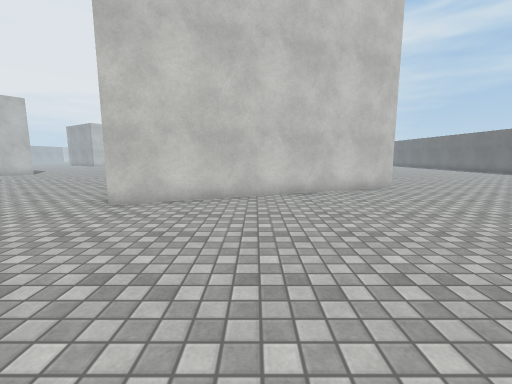
View 1 (above)

18 first-person views from a walk through a scene from a Unity 3-D project. The camera is 1.3 m above the floor, tilts 8° down and sees 90° across. The floor is counted in squares, 1 m on a side. Each view is taken from the middle of a square. On the plan, view 1 faces up. The plan holds only what a view shows up to about 13 squares ahead; the rest is blank. The place goes on beyond the plan. The player is left out. Surface patterns are stand-ins for the level's own textures.

View 2
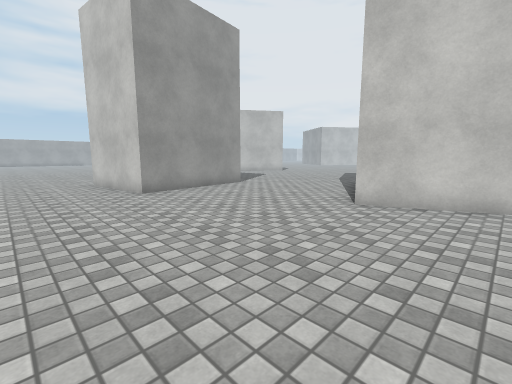

View 3
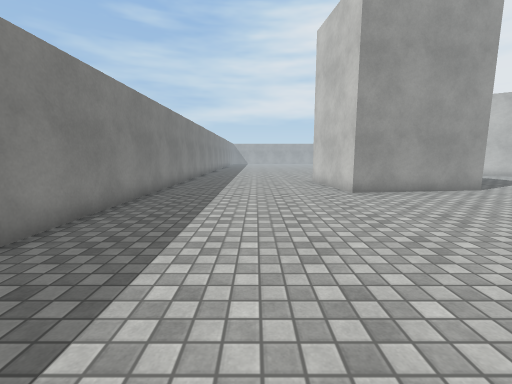

View 4
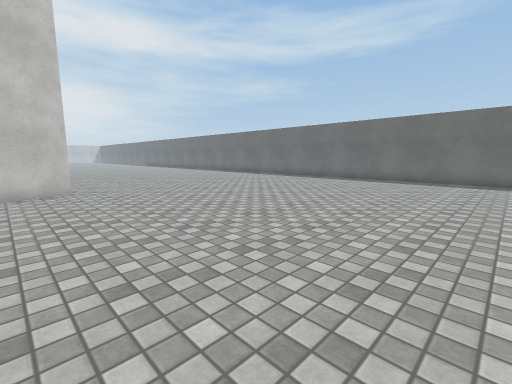

View 5
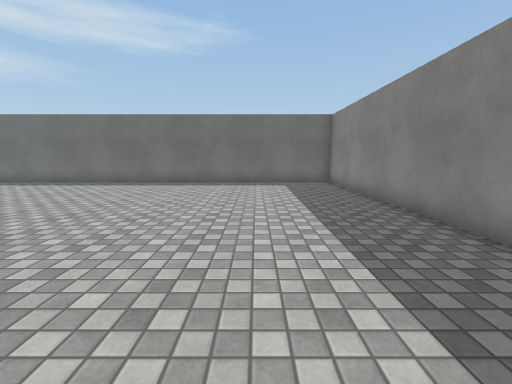

View 6
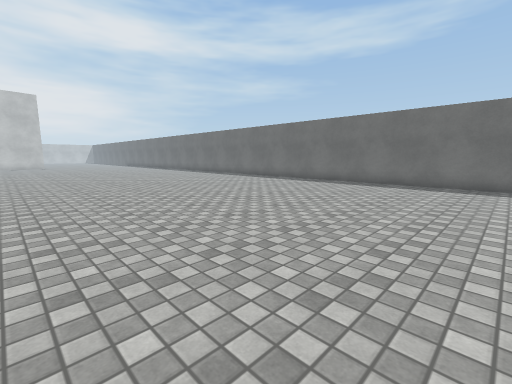

View 7
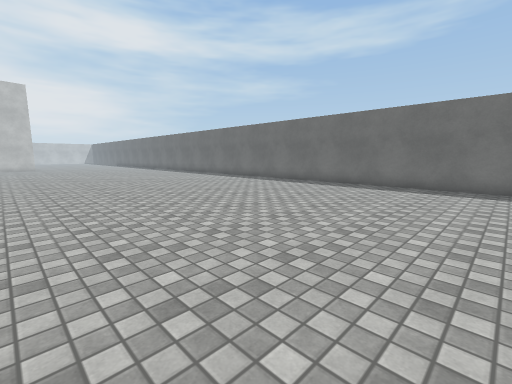

View 8
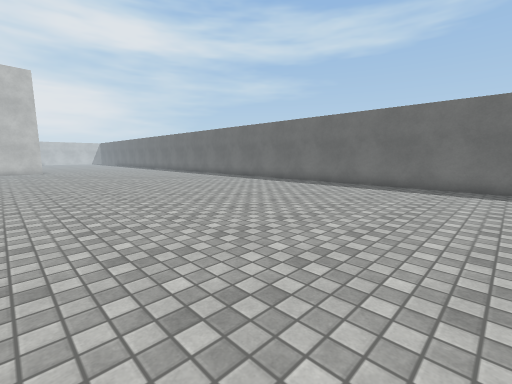

View 9
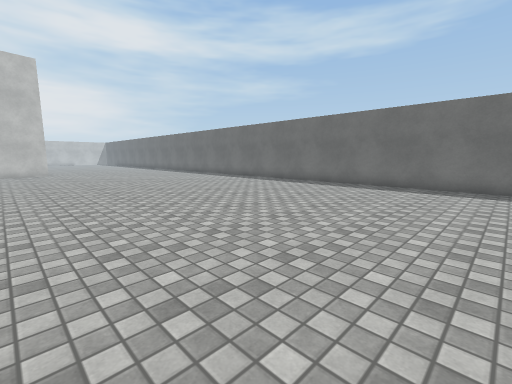

View 10
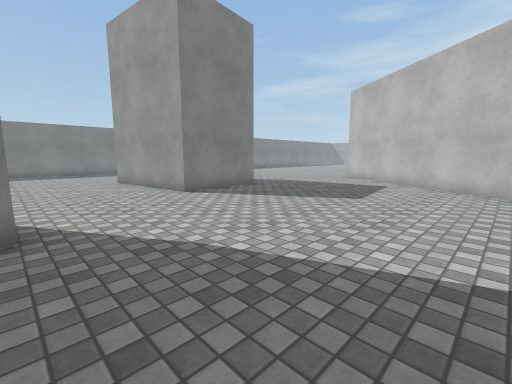

View 11
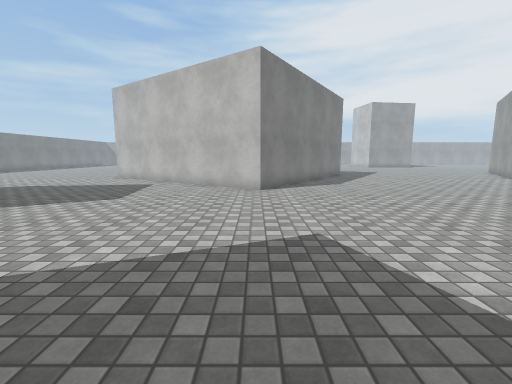

View 12
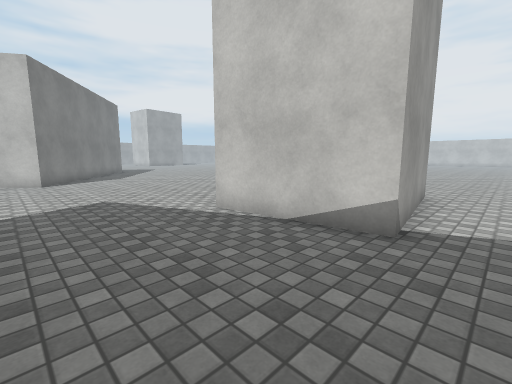

View 13
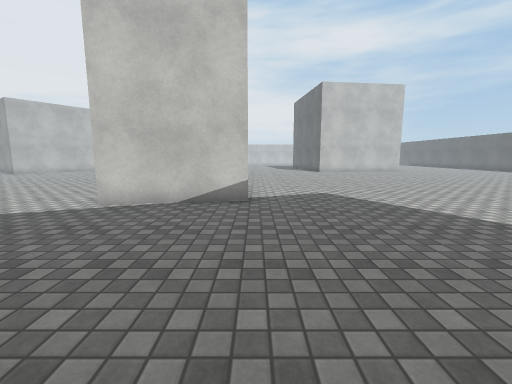

View 14
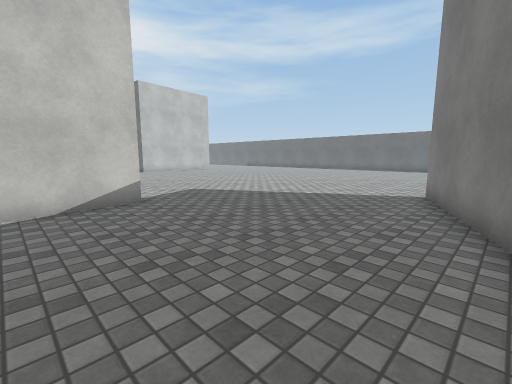

View 15
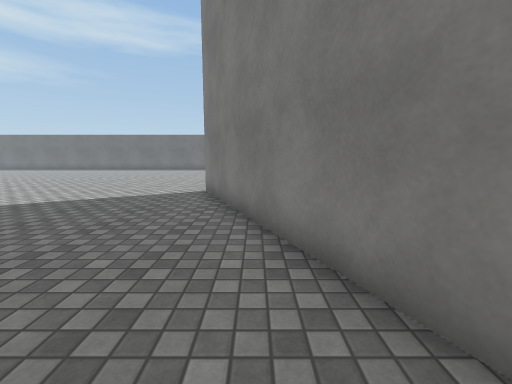

View 16
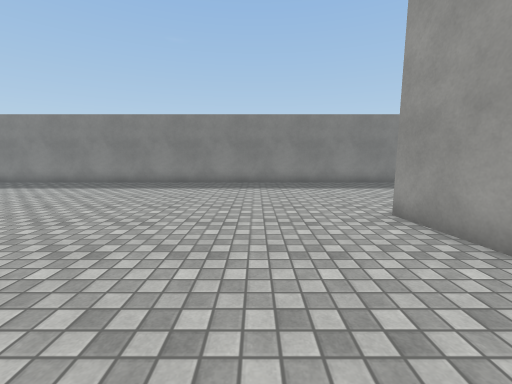

View 17
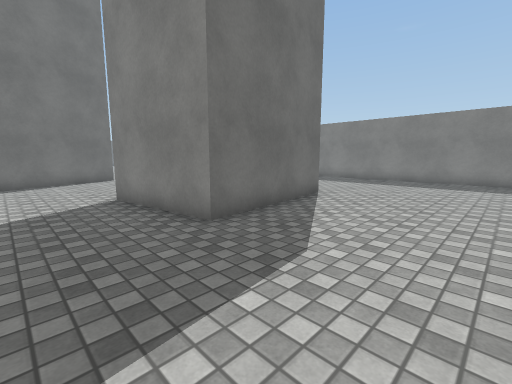

View 18
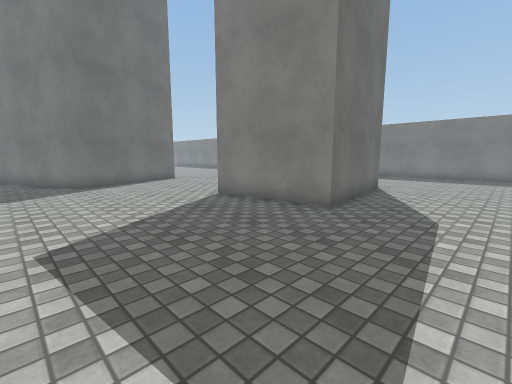

### Floor plan
Points are (right, up) in squares from view 1. A wall is a line through its corners. A room is listed if a view was taken in it or the views show most of it. See-through windows are left out.
Room 1 (views 1, 2, 3, 4, 5, 6, 7, 8, 9, 10, 11, 12, 13, 14, 15, 16, 17, 18)
walls: (5.8, 10.7) (-4, 6.7); (-4.1, 7.2) (-6.1, 11.9) (3.5, 15.9); (-3.9, 26.6) (-3.2, 21.4) (-7.4, 20.8); (-10.7, 8.6) (-10, 3.4) (-14.1, 2.9) (-14.8, 8.1) (-10.7, 8.6); (-19.1, 20.5) (-15.8, 18.2) (-19.5, 12.7); (9.5, -3.7) (18.7, -3.7) (18.7, 22); (-19.1, -3.7) (5.8, -3.7)

Positions as (right, up) in squares from view 1, and headings:
1: (0, 0), facing up
2: (-1, 0), facing up-left
3: (-1, 0), facing left
4: (4, 0), facing up-right
5: (6, 0), facing right
6: (6, 3), facing up-right
7: (7, 7), facing up-right
8: (7, 12), facing up-right
9: (7, 15), facing up-right
10: (-6, 17), facing down-left
11: (-6, 18), facing left
12: (-2, 17), facing up-left
13: (-3, 14), facing up
14: (-6, 14), facing up-right
15: (-6, 14), facing right
16: (-7, 9), facing down
17: (-19, 11), facing down-right
18: (-18, 14), facing down-right
